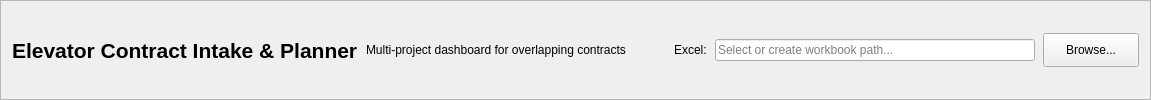
          <widget class="QFrame" name="topBarFrame">
            <property name="frameShape">
              <enum>QFrame::Shape::StyledPanel</enum>
            </property>
            <layout class="QHBoxLayout" name="horizontalLayoutTopBar">
              <property name="spacing">
                <number>8</number>
              </property>
              <item>
                <widget class="QLabel" name="labelAppTitle">
                  <property name="font">
                    <font>
                      <pointsize>16</pointsize>
                      <bold>true</bold>
                    </font>
                  </property>
                  <property name="text">
                    <string>Elevator Contract Intake &amp; Planner</string>
                  </property>
                </widget>
              </item>
              <item>
                <widget class="QLabel" name="labelAppSubtitle">
                  <property name="text">
                    <string>Multi-project dashboard for overlapping contracts</string>
                  </property>
                </widget>
              </item>
              <item>
                <spacer name="horizontalSpacerTop">
                  <property name="orientation">
                    <enum>Qt::Orientation::Horizontal</enum>
                  </property>
                  <property name="sizeHint" stdset="0">
                    <size>
                      <width>40</width>
                      <height>20</height>
                    </size>
                  </property>
                </spacer>
              </item>
              <item>
                <widget class="QLabel" name="labelWorkbookPathCaption">
                  <property name="text">
                    <string>Excel:</string>
                  </property>
                </widget>
              </item>
              <item>
                <widget class="QLineEdit" name="inputWorkbookPath">
                  <property name="minimumSize">
                    <size>
                      <width>320</width>
                      <height>0</height>
                    </size>
                  </property>
                  <property name="placeholderText">
                    <string>Select or create workbook path...</string>
                  </property>
                </widget>
              </item>
              <item>
                <widget class="QPushButton" name="btnBrowseWorkbook">
                  <property name="minimumSize">
                    <size>
                      <width>96</width>
                      <height>34</height>
                    </size>
                  </property>
                  <property name="text">
                    <string>Browse...</string>
                  </property>
                </widget>
              </item>
            </layout>
          </widget>
